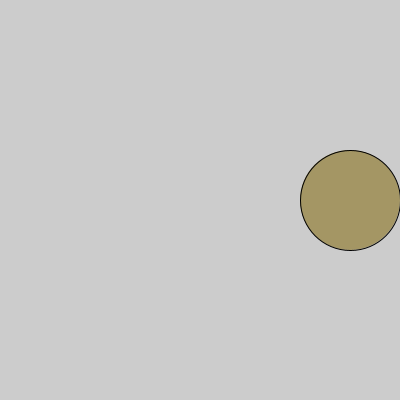
Frame 1 (no input)
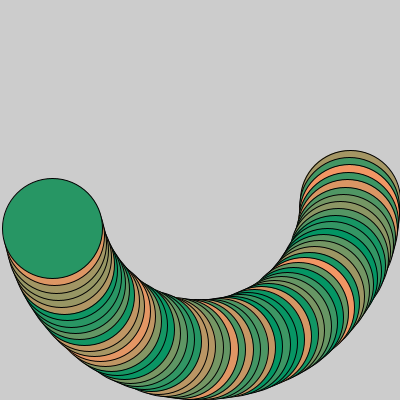
Frame 60 (the mouse pressed at the canvas centre just before this capture)
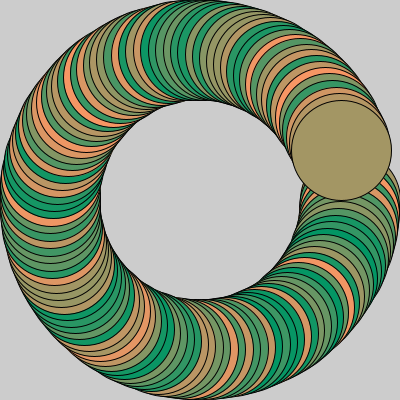
Frame 120 (the mouse held since frame 60 and released just before this capture)

The Processing sketch that drew these frames (run headless with seeded random() and noise(); from frame 60 on, the mouse is pressed at the canvas centre):

// Processing sketch: processing_76290
// ── processing_76290.pde

//experimenting with sin cos motion
float angle =0.0;
float offset=200;
float scalar = 150;
float speed = 0.05;


void setup () {
    size (400,400);
    smooth();
    
}

void draw () {
  
  float x=offset + cos (angle)*scalar;
  float y=offset + sin (angle)*scalar;
  fill(random(0,255), random(150,0),100);
  ellipse (x,y,100,100);
  angle +=speed;
  
}
